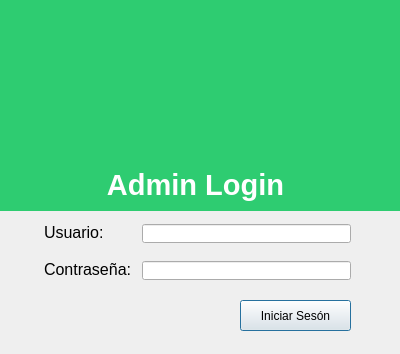
<?xml version="1.0" encoding="UTF-8"?>
<ui version="4.0">
 <class>Dialog</class>
 <widget class="QDialog" name="Dialog">
  <property name="geometry">
   <rect>
    <x>0</x>
    <y>0</y>
    <width>400</width>
    <height>354</height>
   </rect>
  </property>
  <property name="minimumSize">
   <size>
    <width>400</width>
    <height>354</height>
   </size>
  </property>
  <property name="maximumSize">
   <size>
    <width>400</width>
    <height>354</height>
   </size>
  </property>
  <property name="windowTitle">
   <string>Iniciar Sesión</string>
  </property>
  <widget class="QLabel" name="label_2">
   <property name="geometry">
    <rect>
     <x>-10</x>
     <y>0</y>
     <width>411</width>
     <height>211</height>
    </rect>
   </property>
   <property name="font">
    <font>
     <pointsize>22</pointsize>
     <weight>75</weight>
     <bold>true</bold>
    </font>
   </property>
   <property name="styleSheet">
    <string notr="true">QLabel{
	background-color: #2ecc71;
	color: white;
	padding-bottom:1px;
}
</string>
   </property>
   <property name="text">
    <string>Admin Login</string>
   </property>
   <property name="alignment">
    <set>Qt::AlignBottom|Qt::AlignHCenter</set>
   </property>
  </widget>
  <widget class="QLabel" name="label_3">
   <property name="geometry">
    <rect>
     <x>130</x>
     <y>20</y>
     <width>151</width>
     <height>141</height>
    </rect>
   </property>
   <property name="text">
    <string/>
   </property>
   <property name="pixmap">
    <pixmap>img/login.png</pixmap>
   </property>
   <property name="scaledContents">
    <bool>true</bool>
   </property>
  </widget>
  <widget class="QWidget" name="formLayoutWidget">
   <property name="geometry">
    <rect>
     <x>40</x>
     <y>220</y>
     <width>311</width>
     <height>71</height>
    </rect>
   </property>
   <layout class="QFormLayout" name="formLayout">
    <item row="0" column="0">
     <widget class="QLabel" name="label_4">
      <property name="font">
       <font>
        <pointsize>12</pointsize>
       </font>
      </property>
      <property name="styleSheet">
       <string notr="true">QLabel{
	margin-top:2px;
}</string>
      </property>
      <property name="text">
       <string>Usuario:</string>
      </property>
     </widget>
    </item>
    <item row="1" column="0">
     <widget class="QLabel" name="label_5">
      <property name="font">
       <font>
        <pointsize>12</pointsize>
       </font>
      </property>
      <property name="styleSheet">
       <string notr="true">QLabel{
	padding-top:9px;
}</string>
      </property>
      <property name="text">
       <string>Contraseña:</string>
      </property>
     </widget>
    </item>
    <item row="0" column="1">
     <widget class="QLineEdit" name="lineUsuario">
      <property name="font">
       <font>
        <pointsize>10</pointsize>
       </font>
      </property>
      <property name="styleSheet">
       <string notr="true">QLineEdit{
	margin-top:4px;
}</string>
      </property>
      <property name="text">
       <string/>
      </property>
      <property name="alignment">
       <set>Qt::AlignLeading|Qt::AlignLeft|Qt::AlignVCenter</set>
      </property>
     </widget>
    </item>
    <item row="1" column="1">
     <widget class="QLineEdit" name="linePassword">
      <property name="font">
       <font>
        <pointsize>10</pointsize>
       </font>
      </property>
      <property name="styleSheet">
       <string notr="true">QLineEdit{
	margin-top:12px;
}</string>
      </property>
      <property name="echoMode">
       <enum>QLineEdit::Password</enum>
      </property>
     </widget>
    </item>
   </layout>
  </widget>
  <widget class="QPushButton" name="botonLogin">
   <property name="geometry">
    <rect>
     <x>240</x>
     <y>300</y>
     <width>111</width>
     <height>31</height>
    </rect>
   </property>
   <property name="text">
    <string>Iniciar Sesón</string>
   </property>
  </widget>
 </widget>
 <resources/>
 <connections/>
</ui>
